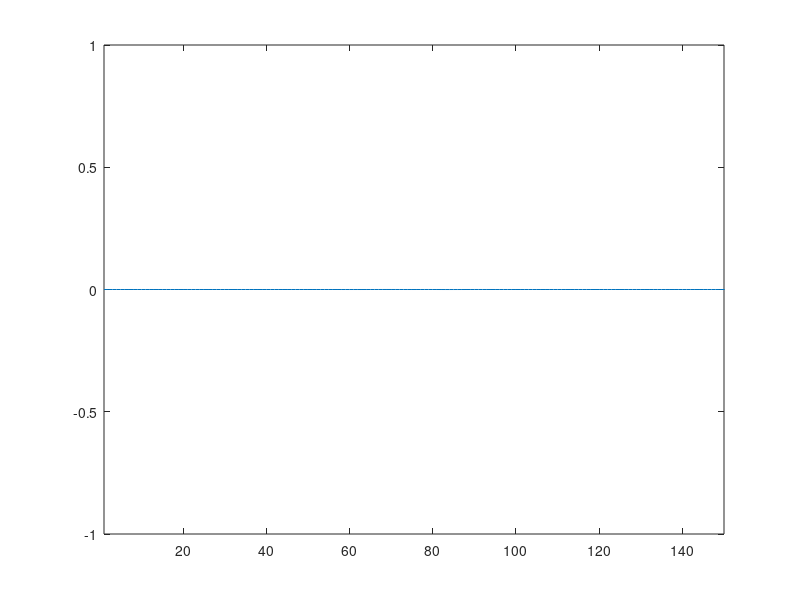

This figure's MATLAB source:
clc;close all;clear;
%map size&time
max_time=300 ;
max_space=150;

%parameters
mu = pi*4e-7;
elp = 8.85e-12;
c = sqrt(1/mu/elp); 
wavelength = 523e-9;   %500nm
freq = c/wavelength;

%Unit 
dx = wavelength/20;

dt = dx/(2*c) %stability

%E H Conditions
Ez=zeros(max_space+1,1);
Hy=zeros(max_space+1,1);
 
Eeta=dt/dx/elp;     %updating variable   
Heta=dt/dx/mu;      %updating variable

%Gaussian Source
t0=max_space/2;                                                   %Gaussian  start point
spread=7;                                                %Gaussian  width
Ez(2:max_space,1)= exp(-(t0-(2:max_space)).^2/spread^2);  %Gaussian  function
%Hy = -Ez/sqrt(mu/elp)


 H3 = 0;H2 = 0;H1 = 0;
 E3 = 0;E2 = 0; E1 = 0;


h_fig = figure;
ax = axes(h_fig);
im = plot(ax, Ez);



for n=1:max_time
      Hy(1:max_space-1) = Hy(1:max_space-1)+Heta*(Ez(2:max_space)-Ez(1:max_space-1));
      
      Hy(max_space) = Hy(max_space)+ Heta*(E3-Ez(max_space));
      H3 = H2; H2 = H1; H1 = Hy(1);

      %Hy(max_space) = Hy(max_space)+Heta*(0-Ez(max_space)); 
    %mHx = Heta
    %mEy = Eeta
      %Ez(1) = Ez(1)+Eeta*(Hy(1)-0); 
     
      
      Ez(2:max_space)=Ez(2:max_space)+Eeta*(Hy(2:max_space)-Hy(1:max_space-1));     %t=1              %equation 
      

      Ez(1) = Ez(1)+ Eeta*(Hy(1)-H3);
     
      E3 = E2; E2 = E1; E1 = Ez(max_space);
      
      

    title(ax, ['Time Step = ', num2str(n)]);
    
    % Append frame to GIF
   % exportgraphics(h_fig, 'wave_simulation3.gif', 'Append', true);
    %

      plot(Ez);
      axis([1 max_space -1 1]);
      %title(['1D-FDTD Right & Left   ','t = ',num2str(n)],'FontSize',18);
      pause(0.001)
      
      
    
end    
%}
